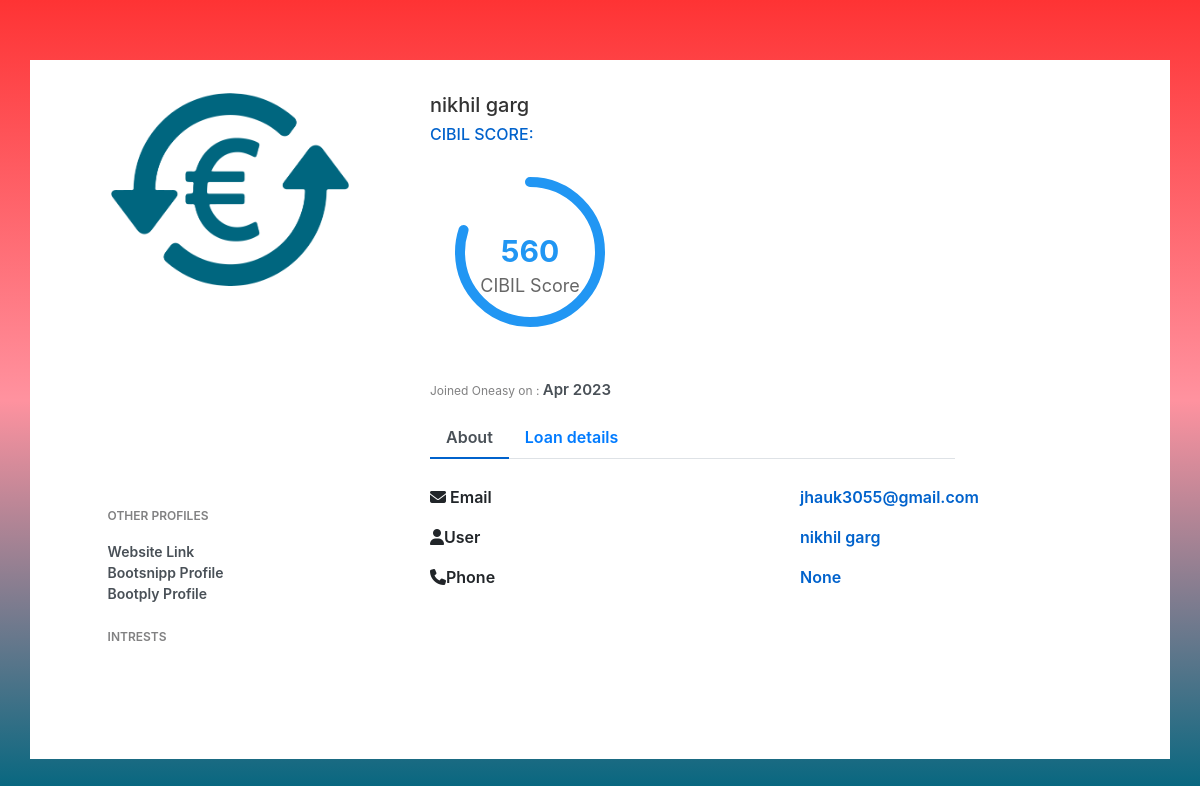
The app's page /profile/ (signed in) with its own data.
### userdetails/models.py (models this page shows, shortened)
class profilemodel(models.Model):
    user        = models.OneToOneField(CustomUser,primary_key=True, on_delete=models.CASCADE)
    time_added  = models.DateTimeField(auto_now=True)
    selfie      = models.FileField(default=" ",upload_to = 'images/userprofile/selfie',blank=True, null=True)
    CTC         = models.CharField(max_length=10,blank=True)
    first_name  = models.CharField(max_length=40,blank=True)
    last_name   = models.CharField(max_length=40,blank=True)
    age         = models.IntegerField(
        default=18,
        validators=[MaxValueValidator(100), MinValueValidator(18)]
    )
    years_of_work_experience = models.IntegerField(
        default=0,
        validators=[MaxValueValidator(40), MinValueValidator(0)]
    )
    Bank_Name   = models.CharField(max_length=40,blank=True)
    Account_Number = models.CharField(max_length=16,blank=True)
    cibil_score = models.IntegerField(
        default=500,
        validators=[MaxValueValidator(700), MinValueValidator(500)]
    )
    repayment_score = models.IntegerField(
        default=0,
        validators=[MaxValueValidator(100), MinValueValidator(0)]
    )
    Aadhar_Card    = models.FileField(upload_to = 'images/userprofile/adharcard',blank=True, null=True)
    Pan_Card       = models.FileField(upload_to = 'images/userprofile/pancard',blank=True, null=True)
    Pancard_Number = models.CharField(max_length=10,blank=True)
    Salary_clip    = models.FileField(upload_to = 'images/userprofile/salarslips',blank=True, null=True)
    @property
    def cal_cibil_score(self):
        cibil_score = self.cibil_score
        if((self.age>=18 and self.age<=25) and self.years_of_work_experience>3):
            self.repayment_score=50
        if(int(self.CTC)>300000):
            cibil_score+=50
        if(self.age<25 and int(self.CTC)>300000):
            cibil_score+=50
        if(int(self.CTC) > 1200000 and self.years_of_work_experience>5):
            cibil_score+=50
        if(self.repayment_score>0):
            cibil_score+=self.repayment_score
        self.cibil_score=cibil_score
        return cibil_score

### accounts/models.py (models this page shows)
class CustomUser(AbstractBaseUser,PermissionsMixin):
    USERNAME_FIELD     = 'email'
    email              = LowercaseEmailField(('email adress'),unique=True)
    is_staff           = models.BooleanField(default=False)
    is_active          = models.BooleanField(default=True)
    date_joined        = models.DateField(default=timezone.now)
    is_customer        = models.BooleanField(default=True)
    is_loanProvider = models.BooleanField(default=False)
    fields=[email]
    EMAIL_FIELD        = 'email'
    phone_regex        = RegexValidator( regex = r'^\d{10}$',message = "phone number should exactly be in 10 digits")
    phone              = models.CharField(max_length=255, validators=[phone_regex], blank = True, null=True)
    REQUIRED_FIELDS=[]
    objects = CustomUserManager()

### userdetails/views.py (the view)
# urls.py: path('profile/', views.profile, name='profile'),
def profile(request):
        person = profilemodel.objects.get(user=request.user)
        print("xxxxxxxxxxxxxxrrrrrrrrrrrrrrrrrrrrrxxxxxxxxxxxxxxxx")
        return render(request, 'loanapp/profile.html',{'person':person})

### templates/loanapp/profile.html (shortened to what this page needs)
<html lang="en">
  <head>
    <link
      rel="stylesheet"
      href="https://cdn.jsdelivr.net/npm/bootstrap@4.3.1/dist/css/bootstrap.min.css"
    />
    <link
      rel="stylesheet"
      href="https://use.fontawesome.com/releases/v6.4.0/css/all.css"
    />
  </head>
  <body>
    <div class="container">
      <link
        href="//maxcdn.bootstrapcdn.com/bootstrap/4.1.1/css/bootstrap.min.css"
        rel="stylesheet"
        id="bootstrap-css"
      />
      <div class="container emp-profile">
        <form action="/" method="post">
          <div class="row">
            <div class="col-md-4">
              <div class="profile-img">
                <img
                  src="{{person.selfie.url}}"
                  alt="https://cdn.iconscout.com/icon/free/png-256/person-71-432906.png"
                />
              </div>
            </div>
            <div class="col-md-6">
              <div class="profile-head">
                <h5>{{person.first_name}} {{person.last_name}}</h5>
                <h6>CIBIL SCORE: </h6>
                <div class="meter">
                <svg>
                <circle cx="50%" cy="50%" r="70"></circle>
                <circle class="progress" cx="50%" cy="50%" r="70"></circle>
                <text x="50%" y="55%" text-anchor="middle" class="score">500</text>
                <text x="50%" y="70%" text-anchor="middle" class="label">CIBIL Score</text>
                </svg>
              </div>
                <p class="proile-rating">
                  Joined Oneasy on :
                  <span>{{person.time_added|date:"M Y"}}</span>
                </p>
                <ul class="nav nav-tabs" id="myTab" role="tablist">
                  <li class="nav-item">
                    <a
                      class="nav-link active"
                      id="home-tab"
                      data-toggle="tab"
                      href="#home"
                      role="tab"
                      aria-controls="home"
                      aria-selected="true"
                      >About</a
                    >
                  </li>
                  <li class="nav-item">
                    <a
                      class="nav-link"
                      id="profile-tab"
                      data-toggle="tab"
                      href="#profile"
                      role="tab"
                      aria-controls="profile"
                      aria-selected="false"
                      >Loan details</a
                    >
                  </li>
                </ul>
              </div>
            </div>
            <div class="col-md-2"></div>
          </div>
          <div class="row">
            <div class="col-md-4">
              <div class="profile-work">
                <p>OTHER PROFILES</p>
                <a href="">Website Link</a><br />
                <a href="">Bootsnipp Profile</a><br />
                <a href="">Bootply Profile</a>
                <p>INTRESTS</p>
              </div>
            </div>
            <div class="col-md-8">
              <div class="tab-content profile-tab" id="myTabContent">
                <div
                  class="tab-pane fade show active"
                  id="home"
                  role="tabpanel"
                  aria-labelledby="home-tab"
                >
                  <div class="row">
                    <div class="col-md-6">
                      <label><i class="fa-solid fa-envelope"></i></i> Email</label>
                    </div>
                    <div class="col-md-6">
                      <p>{{user.email}}</p>
                    </div>
                  </div>
                  <div class="row">
                    <div class="col-md-6">
                      <label> <i class="fa-solid fa-user"></i>User</label>
                    </div>
                    <div class="col-md-6">
                      <p>{{person.first_name}} {{person.last_name}}</p>
                    </div>
                  </div>
                  <div class="row">
                    <div class="col-md-6">
                      <label><i class="fa-solid fa-phone"></i>Phone</label>
                    </div>
                    <div class="col-md-6">
                      <p>{{user.phone}}</p>
                    </div>
                  </div>
                </div>
              </div>
            </div>
          </div>
        </form>
      </div>
    </div>
  </body>
</html>

### templates/loanapp/profile.html (style rules this page uses)
body { background: -webkit-linear-gradient(#fe3334, #ff929f, #00667f); }
.emp-profile { padding: 3%; margin-top: 3%; margin-bottom: 3%; border-radius: 0.5rem; background: #fff; }
.profile-img { text-align: center; }
.profile-img img { width: 70%; height: auto; border-radius: 50%; }
.profile-head h5 { color: #333; }
.profile-head h6 { color: #0062cc; }
.proile-rating { font-size: 12px; color: #818182; margin-top: 5%; }
.proile-rating span { color: #495057; font-size: 15px; font-weight: 600; }
.profile-head .nav-tabs { margin-bottom: 5%; }
.profile-head .nav-tabs .nav-link { font-weight: 600; border: none; }
.profile-head .nav-tabs .nav-link.active { border: none; border-bottom: 2px solid #0062cc; }
.profile-work { padding: 14%; margin-top: -15%; }
.profile-work p { font-size: 12px; color: #818182; font-weight: 600; margin-top: 10%; }
.profile-work a { text-decoration: none; color: #495057; font-weight: 600; font-size: 14px; }
.profile-tab label { font-weight: 600; }
.profile-tab p { font-weight: 600; color: #0062cc; }
.container { margin-top: 60px; background: #fff; }
.meter { width: 200px; height: 200px; position: relative; }
svg { width: 100%; height: 100%; }
.label { font-size: 18px; fill: #666; }

### records on screen
profilemodel: selfie (picture), first_name "nikhil", last_name "garg", time_added "Apr 2023"
CustomUser: email "jhauk3055@gmail.com", phone "None"
